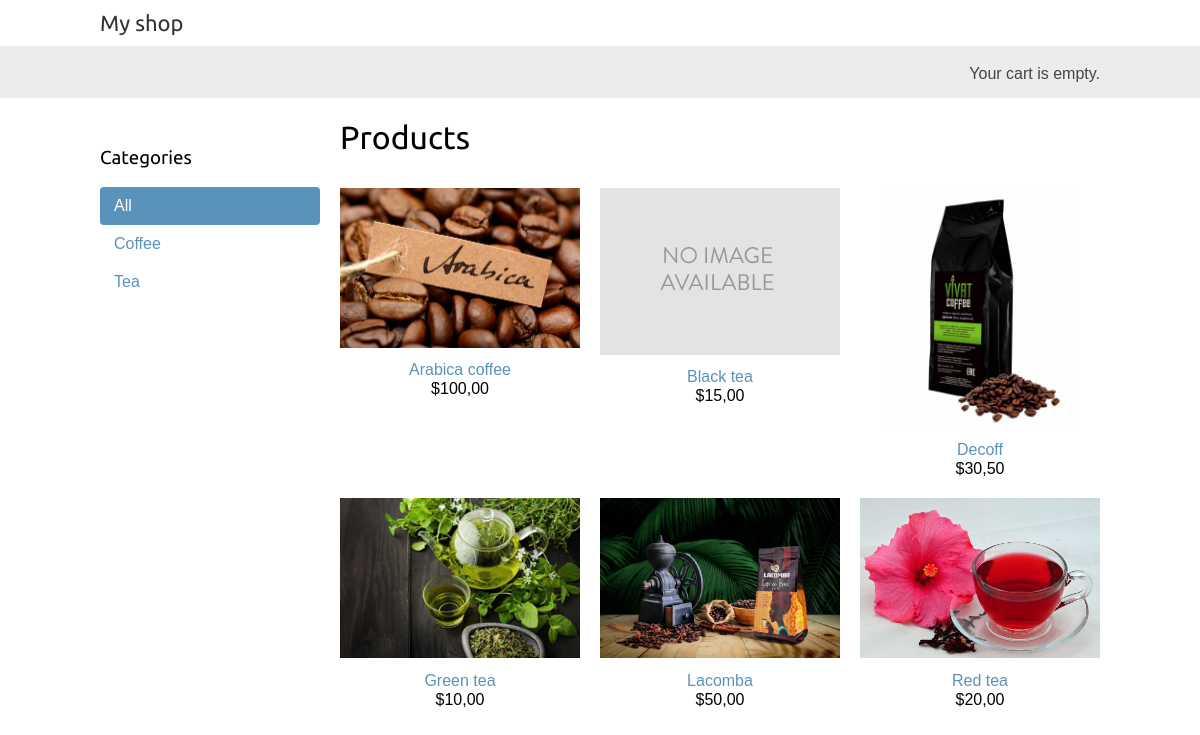
The page / on the database its author committed.
### shop/models.py (models this page shows, shortened)
class Category(models.Model):
    name = models.CharField(max_length=200)
    slug = models.SlugField(max_length=200,
                            unique=True)
    class Meta:
        ordering = ['name']
        indexes = [
            models.Index(fields=['name']),
        ]
        verbose_name = 'category'
        verbose_name_plural = 'categories'
    def get_absolute_url(self):
        return reverse('shop:product_list_by_category',
                       args=[self.slug])

class Product(models.Model):
    category = models.ForeignKey(Category,
                                 related_name='products',
                                 on_delete=models.CASCADE)
    name = models.CharField(max_length=200)
    slug = models.SlugField(max_length=200)
    image = models.ImageField(upload_to='products/%Y/%m/%d',
                              blank=True)
    description = models.TextField(blank=True)
    price = models.DecimalField(max_digits=10,
                                decimal_places=2)
    available = models.BooleanField(default=True)
    created = models.DateTimeField(auto_now_add=True)
    updated = models.DateTimeField(auto_now=True)
    class Meta:
        ordering = ['name']
        indexes = [
            models.Index(fields=['id', 'slug']),
            models.Index(fields=['name']),
            models.Index(fields=['-created']),
        ]
    def get_absolute_url(self):
        return reverse('shop:product_detail',
                       args=[self.id, self.slug])

### shop/views.py (the view)
# urls.py: path('', views.product_list, name='product_list'),
def product_list(request, category_slug=None):
    category = None
    categories = Category.objects.all()
    products = Product.objects.filter(available=True)
    if category_slug:
        category = get_object_or_404(Category, slug=category_slug)
        products = products.filter(category=category)
    return render(request,
                  'shop/product/list.html',
                  {'category': category,
                   'categories': categories,
                   'products': products})

### cart/cart.py (called while the page is built)
    def __len__(self):
        return sum(item['quantity'] for item in self.cart.values())

### cart/context_processors.py (called while the page is built)
def cart(request):
    return {'cart': Cart(request)}

### shop/templates/shop/product/list.html (shortened to what this page needs)
{% extends "shop/base.html" %}
{% load static %}
{% block content %}
  <div id="sidebar">
    <h3>Categories</h3>
    <ul>
      <li {% if not category %}class="selected"{% endif %}>
        <a href='{% url "shop:product_list" %}'>All</a>
      </li>
      {% for c in categories %}
        <li {% if category.slug == c.slug %}class="selected"{% endif %}>
          <a href="{{ c.get_absolute_url }}">{{ c.name }}</a>
        </li>
      {% endfor %}
    </ul>
  </div>
  <div id="main" class="product-list">
    <h1>{% if category %}{{ category.name }}{% else %}Products{% endif %}</h1>
    {% for product in products %}
      <div class="item">
        <a href="{{ product.get_absolute_url }}">
          <img src='{% if product.image %}{{ product.image.url }}{% else %}{% static "img/no_image.png" %}{% endif %}'>
        </a>
        <a href="{{ product.get_absolute_url }}">{{ product.name }}</a>
        <br>
        ${{ product.price }}
      </div>
    {% endfor %}
  </div>
{% endblock %}

### shop/static/css/base.css (style rules this page uses)
body { margin:0; padding:0; font-family:helvetica, sans-serif; }
h1, h2, h3, h4, h5 , h6 { font-family: 'Ubuntu', sans-serif; font-weight:normal; }
a { text-decoration:none; color:#5993bb; }
#sidebar { width:220px; padding:30px 20px 0 0; float:left; }
#sidebar ul { margin:0; padding:0; }
#sidebar ul li { margin:0; list-style:none; padding:10px 14px; }
#sidebar ul li a { display:block; }
#sidebar ul li.selected { background:#5993bb; border-radius:4px; }
#sidebar ul li.selected a { color:#fff; }
#main { float:left; width: 96%; margin-right:-220px; overflow:hidden; }
.product-list .item { width:25%; padding:10px 20px 10px 0; float:left; text-align:center; line-height:1.2; }
.product-list .item img { width:100%; margin-bottom:8px; }

### rows shown on the page
Category: name "Coffee"
Category: name "Tea"
Product: image (picture), name "Arabica coffee", price "100,00"
Product: name "Black tea", price "15,00"
Product: image (picture), name "Decoff", price "30,50"
Product: image (picture), name "Green tea", price "10,00"
Product: image (picture), name "Lacomba", price "50,00"
Product: image (picture), name "Red tea", price "20,00"
